Frame 1 (no input): blank canvas, image omitted
Frame 60 (no input): blank canvas, image omitted
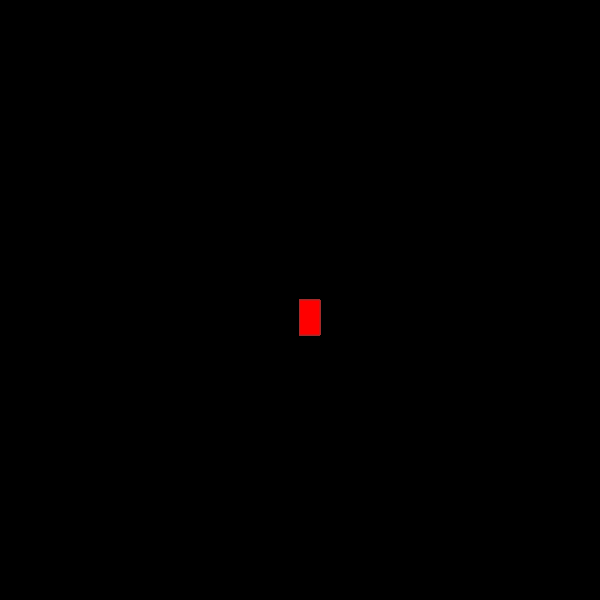
Frame 120 (the mouse pressed at the canvas centre since frame 60)

The p5.js sketch whose frames 1 and 60 were blank and that drew this single picture after the mouse press (run headless with seeded random() and noise() and a simulated clock; from frame 60 on, the mouse is pressed at the canvas centre):

// p5.js sketch
// ── sketch.js
function setup() {
    createCanvas(600, 600);
      background("black");
      }

      function draw() {
        stroke("brown");
          fill("red");
            
                 if(mouseIsPressed) {
                      rect(mouseX, mouseY, 20, 35);
                        }
                        }

// ── style.css
html, body {
    margin:
     0;
       padding: 0;
       }
       canvas {
         display: block;
}
